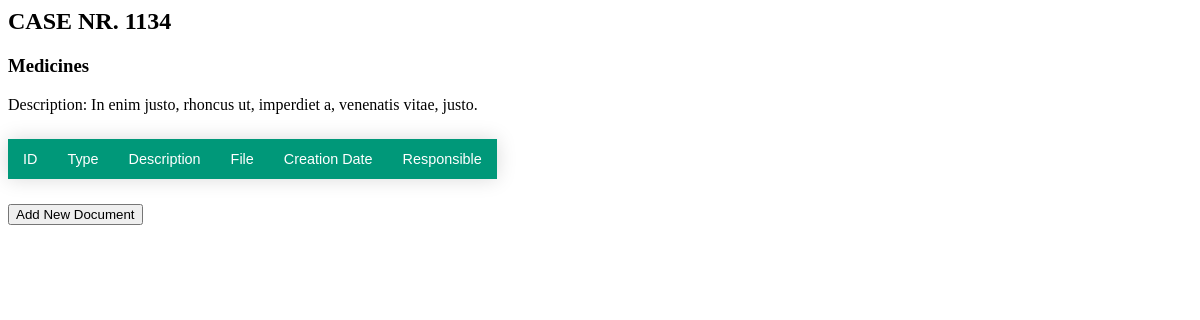
/output?case_id=1134, run on the app's committed database.
### tables this page shows
CREATE TABLE CASES (ID INTEGER PRIMARY KEY AUTOINCREMENT UNIQUE, TITLE TEXT (40) NOT NULL, DESCRIPTION TEXT (500) NOT NULL, "CREATION DATE" DATE NOT NULL, CREATOR REFERENCES USERS (ID), PRICE NOT NULL);

### app.py (the view)
@app.route('/output', methods = ['GET', 'POST'])
def output():
    value = request.args.get('case_id')
    con = sql.connect(DATABASE)
    con.row_factory = sql.Row
    cur = con.cursor()
    cur.execute("SELECT * from CASES WHERE ID IS %s" %value)
    case_info = cur.fetchall()[0];
    cur.execute("SELECT * from DOCUMENTS WHERE CASE_ID IS %s" %value)
    documents = cur.fetchall();
    if request.method == "POST":
        case_id = request.form.get("case_id", None)
        return redirect(url_for("add"), case_id = case_id)
    return render_template("output.html", case_info  = case_info, documents = documents, dir = current_app.root_path)

### templates/output.html (shortened to what this page needs)
<html>
  <head>
  </head>
  <body>
    <h2>CASE NR. {{ case_info[0] }}</h2>
    <div>
      <h3>{{ case_info[1] }}</h3>
      </div>
    <div>
        Description: {{ case_info[2] }}
    </div>
    <table id="myTable" class="styled-table  table-responsive">
                        <thead>
                            <td>ID</td>
                            <td>Type</td>
                            <td>Description</td>
                            <td>File</td>
                            <td>Creation Date</td>
                            <td>Responsible</td>
                        </thead>
        </table>
        <form action="/add" method="get">
             <input type="submit"  value="Add New Document">
        </form>
  </body>
</html>

### templates/output.html (style rules this page uses)
.styled-table { border-collapse: collapse; margin: 25px 0; font-size: 0.9em; font-family: sans-serif; min-width: 400px; box-shadow: 0 0 20px rgba(0, 0, 0, 0.15); }
.styled-table th, .styled-table td { padding: 12px 15px; }

### data on the page
CASES: ID "1134", TITLE "Medicines", DESCRIPTION "In enim justo, rhoncus ut, imperdiet a, venenatis vitae, justo."
